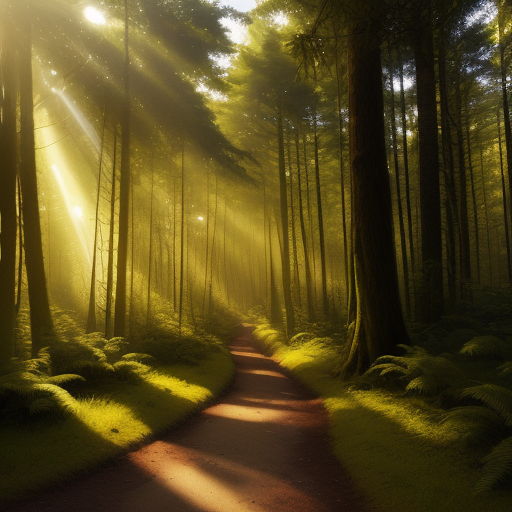
#> input picture 1A/weak_haze_data/1-raw.png, 512 x 512 px, found by its file name; its folder holds 4 pictures in this run
$ python hazing.py
#> lines starting #> are read from the running program, lines starting #| are printed output that depends on the picture
import cv2, math
import numpy as np

def demo():
    for i in range(1, 10):
        img_path = 'weak_haze_data\\' + str(i) + '-raw.png'

        img = cv2.imread(img_path)
#> img is the input picture: shape (512, 512, 3); mean B, G, R 31, 75.1, 89.4
        img_f = img / 255.0
        (row, col, chs) = img.shape
#> row = 512; col = 512; chs = 3

        A = 0.5                               # 亮度
        beta = 0.04                          # 雾的浓度
        size = math.sqrt(max(row, col))      # 雾化尺寸
#> size = 22.63
        center = (row // 2, col // 2)        # 雾化中心
#> center = (256, 256)
        for j in range(row):
            for l in range(col):
                d = -0.04 * math.sqrt((j-center[0])**2 + (l-center[1])**2) + size
                td = math.exp(-beta * d)
                img_f[j][l][:] = img_f[j][l][:] * td + A * (1 - td)
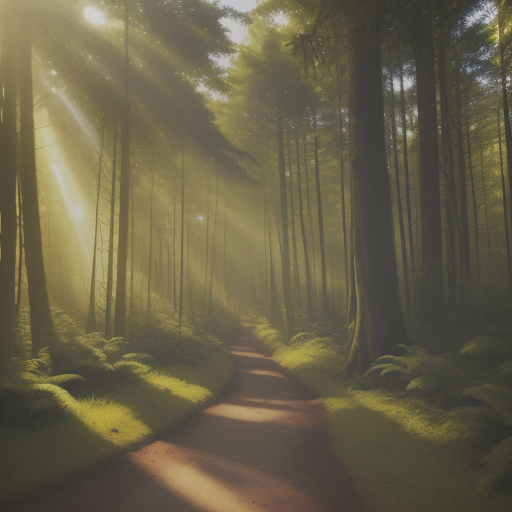
#> img_f: shape (512, 512, 3) float64; mean B, G, R 0.29, 0.384, 0.414

        #cv2.imshow("src", img)
        #cv2.imshow("dst", img_f)
        #cv2.waitKey()
        cv2.imwrite('weak_haze_data\\' + str(i) + "-test.png", (img_f * 255).astype(np.uint8))
#> pass 2 of the loop in demo, `for i in range(1, 10):`:
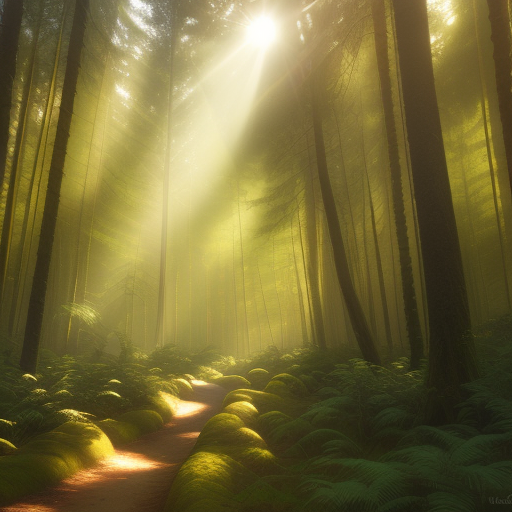
#> input picture 1A/weak_haze_data/2-raw.png, 512 x 512 px, found by its file name
#> in demo, img is the input picture: shape (512, 512, 3); mean B, G, R 56.1, 106.6, 117.9
#> after the loop in demo, `for j in range(row):`:
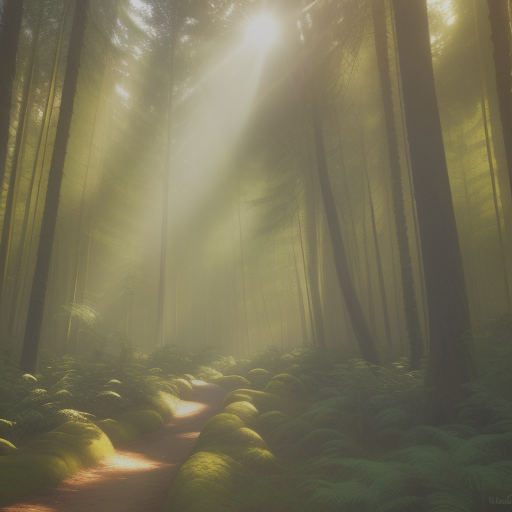
#> img_f: shape (512, 512, 3) float64; mean B, G, R 0.341, 0.448, 0.472
#> pass 3 of the loop in demo, `for i in range(1, 10):`:
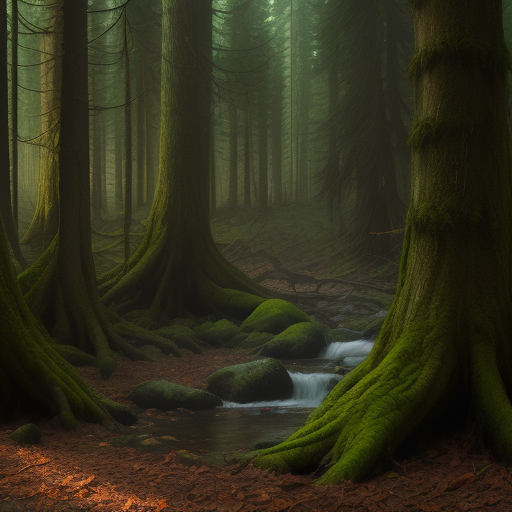
#> input picture 1A/weak_haze_data/3-raw.png, 512 x 512 px, found by its file name
#> in demo, img is the input picture: shape (512, 512, 3); mean B, G, R 27.7, 47.3, 49.1
#> after the loop in demo, `for j in range(row):`:
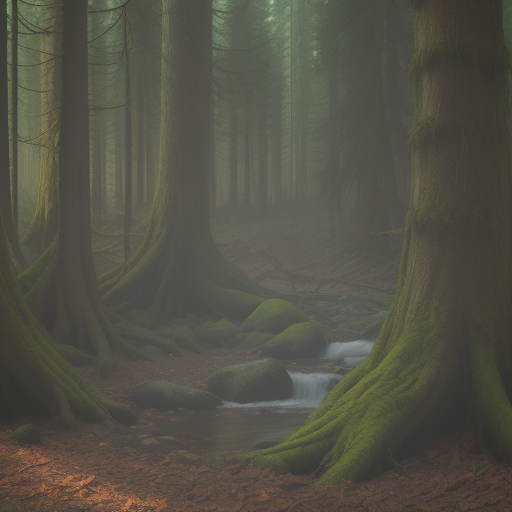
#> img_f: shape (512, 512, 3) float64; mean B, G, R 0.281, 0.324, 0.328
#> the loop made 5 passes; the first 3 are shown


if __name__ == '__main__':
#> (the run stopped early here; a loop or call above may not have finished)
